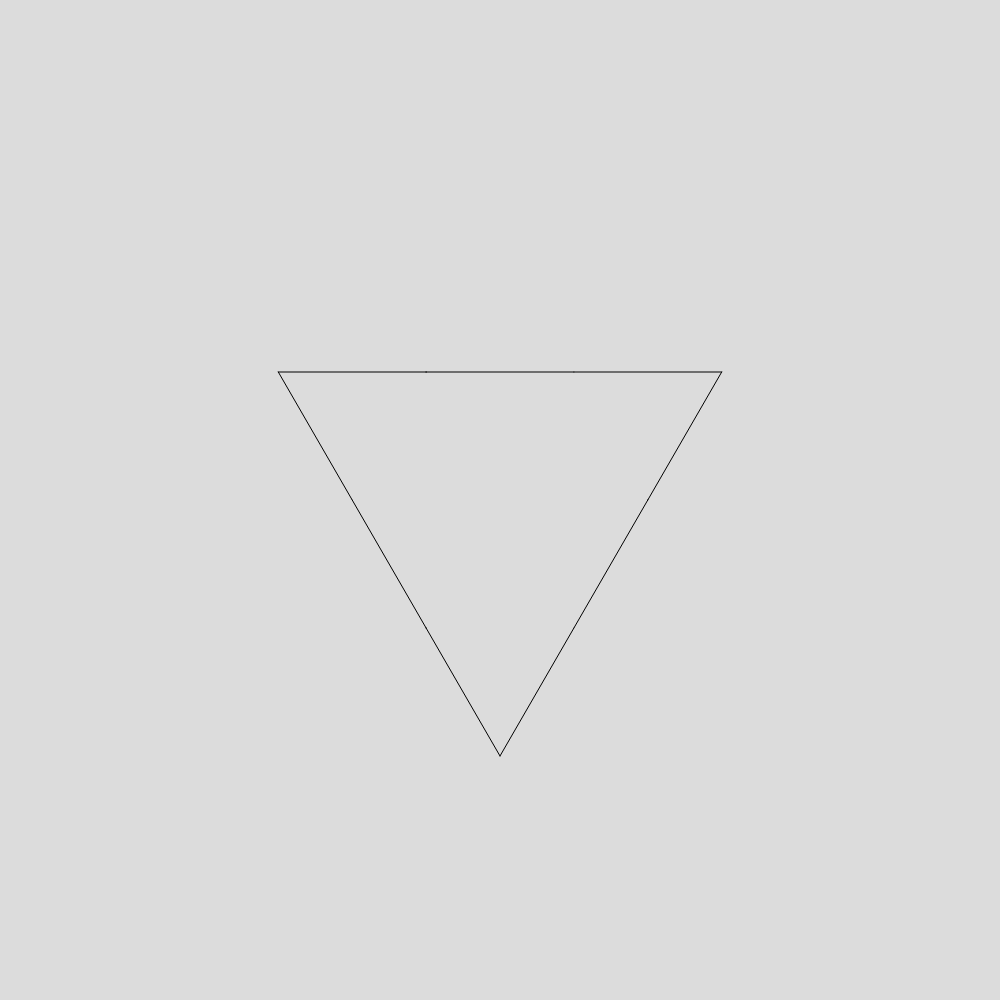
Frame 1 (no input)
Frame 60 (no input): identical to frame 1, image omitted
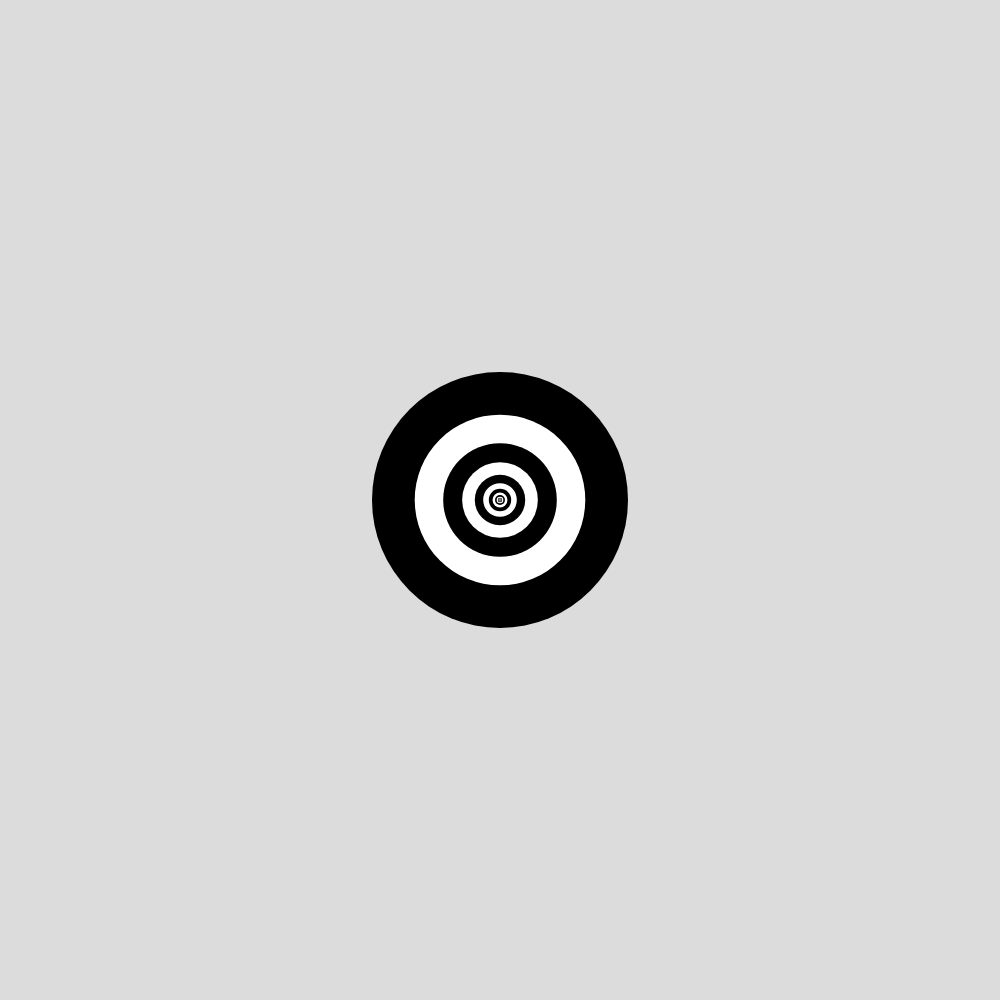
Frame 120 (the mouse pressed at the canvas centre since frame 60)

The p5.js sketch that drew these frames (run headless with seeded random() and noise() and a simulated clock; from frame 60 on, the mouse is pressed at the canvas centre):

// p5.js sketch
// ── sketch.js
let flag = 0;

function setup() {
  createCanvas(1000, 1000);
}

function mousePressed() {
  flag++;
  if (flag == 3) flag = 0;
}

function draw() {
  background(220);
  translate(width / 2, height / 2);
  //push();
  // fill(0);
  if (flag == 0) {
    stroke(0);
    kotch(0, 0, 256);
  } else if (flag == 1) {
    noStroke();
    fractalCircle(false, 256);
  } else if (flag == 2) {
    push();
    fractalCircle2(false, 256);
    pop();
  }
}

function fractalCircle(white, size) {
  if (size < 1) return;
  let factor = 1.001 + mouseX / width;
  if (white) fill(255);
  else fill(0);
  noStroke();
  circle(0, 0, size);
  fractalCircle(!white, size / factor);
}

function fractalCircle2(white, size) {
  if (size < 1) return;
  let factor = 1.001 + mouseX / width;
  //factor = 2;
  let angle = 2 * PI * mouseY / height;
  if (white) fill(255);
  else fill(0);
  noStroke();
  circle(0, 0, size);
  push();
  rotate(angle);
  translate(size / 4, 0);
  fractalCircle2(!white, size / factor);
  pop();
  //push();
  // rotate(angle);
  //fractalCircle2 (x-size/4,y, !white , size/factor);
  //pop();
}

function kotch(x, y, size) {
  let factor = mouseX * 5 / width;
  let vectors = [];
  vectors[0] = new myLine(x + size * sin(4 * PI / 3), y + size * cos(4 * PI / 3), x + size * sin(0), y + size * cos(0), 0);
  vectors[1] = new myLine(x + size * sin(0), y + size * cos(0), x + size * sin(2 * PI / 3), y + size * cos(2 * PI / 3), 0)
  vectors[2] = new myLine(x + size * sin(2 * PI / 3), y + size * cos(2 * PI / 3), x + size * sin(4 * PI / 3), y + size * cos(4 * PI / 3), 0)
  let vec = nextKotchStep(vectors);
  while (factor > 0) {
    factor--;
    vec = nextKotchStep(vec);
  }
  for (let v of vec) v.show();
}

function nextKotchStep(vectors) {
  let ret = [];
  for (let v of vectors) {
    v.initChildren();
    for (let ch of v.children) ret.push(ch);
  }
  return ret;
}
// ── line.js
class myLine{
  constructor(a,b,c,d,length){
    this.start = createVector(a,b);
    this.end=createVector(c,d);
    this.children = null;
    this.length=length;
  }
  
  show(){
    line(this.start.x,this.start.y,this.end.x,this.end.y);
  }
  
  initChildren(){
    let ret = [];
    let seg3 = p5.Vector.sub(this.end,this.start).mult(1/3);
    ret[0] = new myLine(0,0,0,0,0);
    ret[0].start = createVector(this.start.x,this.start.y);
    ret[0].end = p5.Vector.add(this.start,seg3);
    
    ret[1] = new myLine(0,0,0,0,0);
    ret[1].start = ret[0].end.copy();
    let diff = seg3.copy();
    diff.rotate(mouseY/height*2*PI) // Plying around with this value leads to other nice fractals :D. Negative values "eat away" at the original, while positive values add to it 
    ret[1].end = p5.Vector.add(ret[1].start,diff);
    ret[2] = new myLine(0,0,0,0,0);
    ret[2].start = ret[1].end.copy();
    ret[2].end = p5.Vector.sub(this.end,seg3)
    
    ret[3] = new myLine(0,0,0,0,0);
    ret[3].start = ret[2].end.copy();
    ret[3].end = createVector(this.end.x,this.end.y);
    
    this.children = ret;
  }
}
